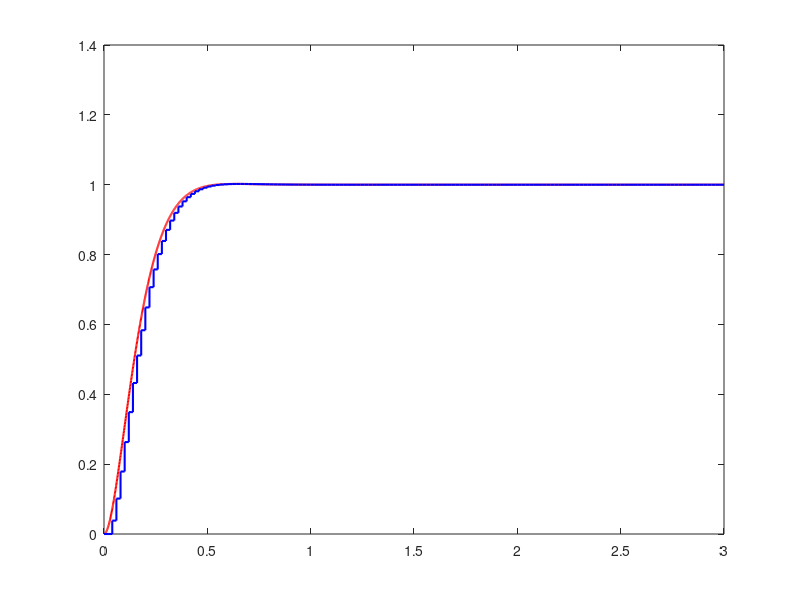

This chart was generated by the following MATLAB code: (Note: this script raises an error after producing the figure.)
% LQR vs DLQR Optimization for DC Motor Velocity Control
% Compares continuous vs discrete (20ms) PID parameters
clear; clc; close all;

%% 1. Parameters (SI Units)
Ts = 0.020;         % Sampling time [s]
k_fi = 0.004916;    % Motor constant
b = 0.00000869;     % Friction
R = 7.5;            % Resistance
tau = 7.2925;       % Time constant
m_car = 0.1;        % Car mass
r_wheel = 0.03;     % Wheel radius
L = 0.00001;        % Inductance

% Total Inertia J
J = (tau * (k_fi^2 + b*R) / R) + (m_car * r_wheel^2);

%% 2. Continuous LQR
% Continuous state: [int_e; omega; i]
Ac = [0, -1, 0; 
      0, -b/J, k_fi/J;
      0, -k_fi/L, -R/L];
Bc = [0; 0; 1/L];

Q = diag([1000, 10, 1]);
R_weight = 1;

Kc = lqr(Ac, Bc, Q, R_weight);

% Continuous PID extraction
Ki_c = Kc(1);
Kp_c = Kc(2) + (Kc(3) * b / k_fi);
Kd_c = Kc(3) * J / k_fi;

%% 3. Discrete LQR (DLQR)
% Discretize plant only
sys_c = ss(Ac(2:3, 2:3), Bc(2:3), [1, 0], 0);
sys_d = c2d(sys_c, Ts, 'zoh');
Ad = sys_d.A;
Bd = sys_d.B;

% Augmented discrete: [sum_e; omega; i]
A_aug_d = [1, -Ts, 0; 
           0, Ad(1,1), Ad(1,2);
           0, Ad(2,1), Ad(2,2)];
B_aug_d = [0; Bd];

Kd_gain = dlqr(A_aug_d, B_aug_d, Q, R_weight);

% Discrete PID extraction
Ki_d = Kd_gain(1);
Kp_d = Kd_gain(2) + (Kd_gain(3) * b / k_fi);
Kd_d = Kd_gain(3) * J / (k_fi * Ts);

%% 4. Results Comparison
fprintf('--- Continuous LQR PID ---\n');
fprintf('Kp = %.6f, Ki = %.6f, Kd = %.6f\n\n', Kp_c, Ki_c, Kd_c);

fprintf('--- Discrete DLQR PID (Ts = %d ms) ---\n', Ts*1000);
fprintf('Kp = %.6f, Ki = %.6f, Kd = %.6f\n\n', Kp_d, Ki_d, Kd_d);

%% 5. Simulation
t_sim = 0:0.001:3;
sys_cl_c = ss(Ac - Bc*Kc, [1;0;0], [0,1,0], 0);
sys_cl_d = ss(A_aug_d - B_aug_d*Kd_gain, [Ts;0;0], [0,1,0], 0, Ts);

[yc, tc] = step(sys_cl_c, t_sim);

% Discrete simulation
t_discrete = 0:Ts:3;
[yd, td] = step(sys_cl_d, t_discrete);

figure('Name', 'LQR vs DLQR Comparison', 'Color', 'w');
plot(tc, yc, 'r-', 'LineWidth', 1.5); hold on;
stairs(td, yd, 'b', 'LineWidth', 1.5);
yline(1, 'k--');
grid on;
legend('Continuous LQR', 'Discrete DLQR (20ms)');
title('Velocity Control: Continuous vs Discrete LQR');
ylabel('Angular Velocity [rad/s]');
xlabel('Time [s]');
